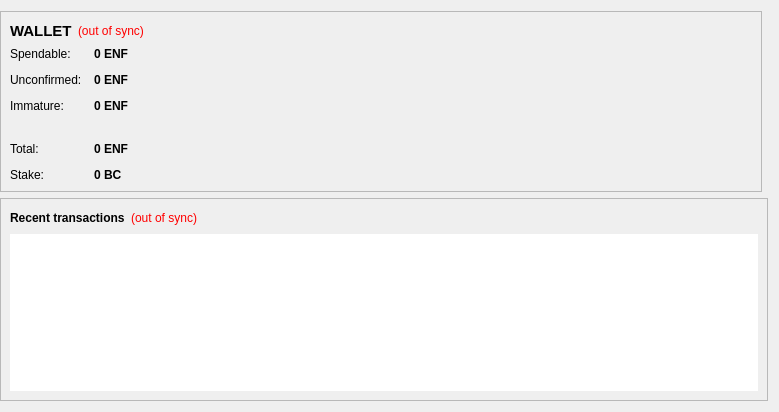
<?xml version="1.0" encoding="UTF-8"?>
<ui version="4.0">
 <class>OverviewPage</class>
 <widget class="QWidget" name="OverviewPage">
  <property name="geometry">
   <rect>
    <x>0</x>
    <y>0</y>
    <width>779</width>
    <height>412</height>
   </rect>
  </property>
  <property name="windowTitle">
   <string>Form</string>
  </property>
  <layout class="QGridLayout" name="gridLayout">
   <property name="leftMargin">
    <number>0</number>
   </property>
   <item row="0" column="0">
    <widget class="QFrame" name="walletContainer">
     <property name="sizePolicy">
      <sizepolicy hsizetype="Preferred" vsizetype="Maximum">
       <horstretch>0</horstretch>
       <verstretch>0</verstretch>
      </sizepolicy>
     </property>
     <property name="maximumSize">
      <size>
       <width>16777215</width>
       <height>220</height>
      </size>
     </property>
     <property name="frameShape">
      <enum>QFrame::StyledPanel</enum>
     </property>
     <property name="frameShadow">
      <enum>QFrame::Raised</enum>
     </property>
     <layout class="QVBoxLayout" name="verticalLayout_4">
      <item>
       <layout class="QHBoxLayout" name="walletHeader">
        <item>
         <widget class="QLabel" name="label_5">
          <property name="font">
           <font>
            <pointsize>11</pointsize>
            <weight>75</weight>
            <bold>true</bold>
           </font>
          </property>
          <property name="styleSheet">
           <string notr="true">background-color: transparent;QLabel { color: white; }</string>
          </property>
          <property name="text">
           <string>WALLET</string>
          </property>
         </widget>
        </item>
        <item>
         <widget class="QLabel" name="labelWalletStatus">
          <property name="toolTip">
           <string>The displayed information may be out of date. Your wallet automatically synchronizes with the Enfetter network after a connection is established, but this process has not completed yet.</string>
          </property>
          <property name="styleSheet">
           <string notr="true">QLabel { color: red;Background-color:transparent }</string>
          </property>
          <property name="text">
           <string notr="true">(out of sync)</string>
          </property>
          <property name="alignment">
           <set>Qt::AlignLeading|Qt::AlignLeft|Qt::AlignVCenter</set>
          </property>
         </widget>
        </item>
        <item>
         <spacer name="horizontalSpacer_2">
          <property name="orientation">
           <enum>Qt::Horizontal</enum>
          </property>
          <property name="sizeHint" stdset="0">
           <size>
            <width>40</width>
            <height>20</height>
           </size>
          </property>
         </spacer>
        </item>
       </layout>
      </item>
      <item>
       <layout class="QFormLayout" name="walletStatus">
        <property name="fieldGrowthPolicy">
         <enum>QFormLayout::AllNonFixedFieldsGrow</enum>
        </property>
        <property name="horizontalSpacing">
         <number>12</number>
        </property>
        <property name="verticalSpacing">
         <number>12</number>
        </property>
        <item row="0" column="0">
         <widget class="QLabel" name="label">
          <property name="styleSheet">
           <string notr="true">background-color: transparent;</string>
          </property>
          <property name="text">
           <string>Spendable:</string>
          </property>
         </widget>
        </item>
        <item row="0" column="1">
         <widget class="QLabel" name="labelBalance">
          <property name="font">
           <font>
            <weight>75</weight>
            <bold>true</bold>
           </font>
          </property>
          <property name="cursor">
           <cursorShape>IBeamCursor</cursorShape>
          </property>
          <property name="toolTip">
           <string>Your current spendable balance</string>
          </property>
          <property name="styleSheet">
           <string notr="true"/>
          </property>
          <property name="text">
           <string notr="true">0 ENF</string>
          </property>	
          <property name="textInteractionFlags">
           <set>Qt::LinksAccessibleByMouse|Qt::TextSelectableByKeyboard|Qt::TextSelectableByMouse</set>
          </property>
         </widget>
        </item>
        <item row="2" column="0">
         <widget class="QLabel" name="label_3">
          <property name="styleSheet">
           <string notr="true">background-color: transparent;</string>
          </property>
          <property name="text">
           <string>Unconfirmed:</string>
          </property>
         </widget>
        </item>
        <item row="2" column="1">
         <widget class="QLabel" name="labelUnconfirmed">
          <property name="font">
           <font>
            <weight>75</weight>
            <bold>true</bold>
           </font>
          </property>
          <property name="cursor">
           <cursorShape>IBeamCursor</cursorShape>
          </property>
          <property name="toolTip">
           <string>Total of transactions that have yet to be confirmed, and do not yet count toward the current balance</string>
          </property>
          <property name="text">
           <string notr="true">0 ENF</string>
          </property>
          <property name="textInteractionFlags">
           <set>Qt::LinksAccessibleByMouse|Qt::TextSelectableByKeyboard|Qt::TextSelectableByMouse</set>
          </property>
         </widget>
        </item>
        <item row="3" column="0">
         <widget class="QLabel" name="labelImmatureText">
          <property name="styleSheet">
           <string notr="true">background-color: transparent;</string>
          </property>
          <property name="text">
           <string>Immature:</string>
          </property>
         </widget>
        </item>
        <item row="3" column="1">
         <widget class="QLabel" name="labelImmature">
          <property name="font">
           <font>
            <weight>75</weight>
            <bold>true</bold>
           </font>
          </property>
          <property name="toolTip">
           <string>Mined balance that has not yet matured</string>
          </property>
          <property name="text">
           <string notr="true">0 ENF</string>
          </property>
          <property name="textInteractionFlags">
           <set>Qt::LinksAccessibleByMouse|Qt::TextSelectableByKeyboard|Qt::TextSelectableByMouse</set>
          </property>
         </widget>
        </item>
        <item row="4" column="0">
         <spacer name="verticalSpacer">
          <property name="orientation">
           <enum>Qt::Vertical</enum>
          </property>
          <property name="sizeHint" stdset="0">
           <size>
            <width>20</width>
            <height>40</height>
           </size>
          </property>
         </spacer>
        </item>
        <item row="4" column="1">
         <spacer name="verticalSpacer_2">
          <property name="orientation">
           <enum>Qt::Vertical</enum>
          </property>
          <property name="sizeHint" stdset="0">
           <size>
            <width>20</width>
            <height>40</height>
           </size>
          </property>
         </spacer>
        </item>
        <item row="5" column="0">
         <widget class="QLabel" name="labelTotalText">
          <property name="styleSheet">
           <string notr="true">background-color: transparent;</string>
          </property>
          <property name="text">
           <string>Total:</string>
          </property>
         </widget>
        </item>
        <item row="5" column="1">
         <widget class="QLabel" name="labelTotal">
          <property name="font">
           <font>
            <weight>75</weight>
            <bold>true</bold>
           </font>
          </property>
          <property name="cursor">
           <cursorShape>IBeamCursor</cursorShape>
          </property>
          <property name="toolTip">
           <string>Your current total balance</string>
          </property>
          <property name="text">
           <string notr="true">0 ENF</string>
          </property>
          <property name="textInteractionFlags">
           <set>Qt::LinksAccessibleByMouse|Qt::TextSelectableByKeyboard|Qt::TextSelectableByMouse</set>
          </property>
         </widget>
        </item>
        <item row="6" column="0">
           <widget class="QLabel" name="label_6">
            <property name="text">
             <string>Stake:</string>
            </property>
           </widget>
          </item>
          <item row="6" column="1">
           <widget class="QLabel" name="labelStake">
            <property name="font">
             <font>
              <weight>75</weight>
              <bold>true</bold>
             </font>
            </property>
            <property name="cursor">
             <cursorShape>IBeamCursor</cursorShape>
            </property>
            <property name="toolTip">
             <string>Total of coins that was staked, and do not yet count toward the current balance</string>
            </property>
            <property name="text">
             <string notr="true">0 BC</string>
            </property>
            <property name="textInteractionFlags">
             <set>Qt::LinksAccessibleByMouse|Qt::TextSelectableByKeyboard|Qt::TextSelectableByMouse</set>
            </property>
           </widget>
          </item>
       </layout>
      </item>
     </layout>
    </widget>
   </item>
   <item row="0" column="1">
    <widget class="QFrame" name="hashTokenStatusContainer">
     <property name="sizePolicy">
      <sizepolicy hsizetype="Preferred" vsizetype="Fixed">
       <horstretch>0</horstretch>
       <verstretch>0</verstretch>
      </sizepolicy>
     </property>
     <property name="maximumSize">
      <size>
       <width>16777215</width>
       <height>220</height>
      </size>
     </property>
     <property name="frameShape">
      <enum>QFrame::StyledPanel</enum>
     </property>
     <property name="frameShadow">
      <enum>QFrame::Raised</enum>
     </property>
    </widget>
   </item>

   <item row="1" column="0" colspan="2">
    <widget class="QFrame" name="transactionContainer">
     <property name="frameShape">
      <enum>QFrame::StyledPanel</enum>
     </property>
     <property name="frameShadow">
      <enum>QFrame::Raised</enum>
     </property>
     <layout class="QVBoxLayout" name="verticalLayout">
      <item>
       <layout class="QHBoxLayout" name="recentTransactionsHeader">
        <item>
         <widget class="QLabel" name="label_4">
          <property name="styleSheet">
           <string notr="true">background-color: transparent;</string>
          </property>
          <property name="text">
           <string>&lt;b&gt;Recent transactions&lt;/b&gt;</string>
          </property>
         </widget>
        </item>
        <item>
         <widget class="QLabel" name="labelTransactionsStatus">
          <property name="toolTip">
           <string>The displayed information may be out of date. Your wallet automatically synchronizes with the Enfetter network after a connection is established, but this process has not completed yet.</string>
          </property>
          <property name="styleSheet">
           <string notr="true">QLabel { color: red;Background-color:transparent }</string>
          </property>
          <property name="text">
           <string notr="true">(out of sync)</string>
          </property>
          <property name="alignment">
           <set>Qt::AlignRight|Qt::AlignTrailing|Qt::AlignVCenter</set>
          </property>
         </widget>
        </item>
        <item>
         <spacer name="horizontalSpacer">
          <property name="orientation">
           <enum>Qt::Horizontal</enum>
          </property>
          <property name="sizeHint" stdset="0">
           <size>
            <width>40</width>
            <height>20</height>
           </size>
          </property>
         </spacer>
        </item>
       </layout>
      </item>
      <item>
       <widget class="QListView" name="listTransactions">
        <property name="frameShape">
         <enum>QFrame::NoFrame</enum>
        </property>
        <property name="horizontalScrollBarPolicy">
         <enum>Qt::ScrollBarAlwaysOff</enum>
        </property>
        <property name="editTriggers">
         <set>QAbstractItemView::NoEditTriggers</set>
        </property>
        <property name="selectionMode">
         <enum>QAbstractItemView::NoSelection</enum>
        </property>
       </widget>
      </item>
     </layout>
    </widget>
   </item>
  </layout>
 </widget>
 <resources/>
 <connections/>
</ui>
